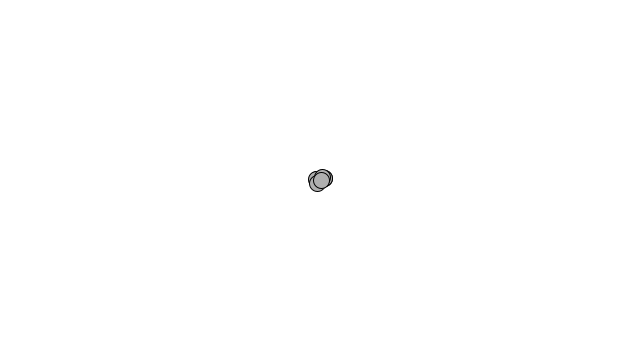
Frame 1 (no input)
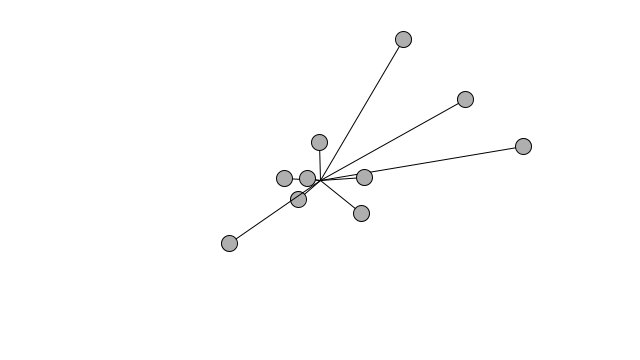
Frame 60 (the mouse pressed at the canvas centre just before this capture)
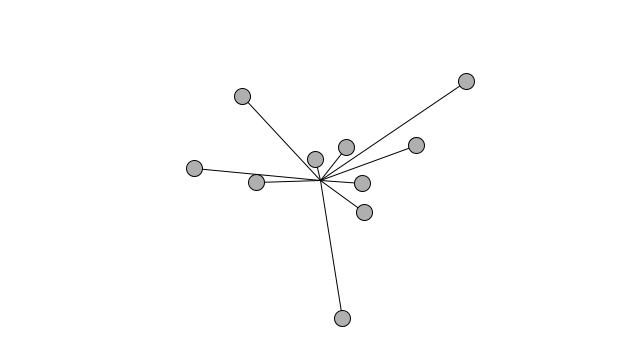
Frame 120 (the mouse held since frame 60 and released just before this capture)

The Processing sketch that drew these frames (run headless with seeded random() and noise(); from frame 60 on, the mouse is pressed at the canvas centre):

// Processing sketch: exercise_8
// ── exercise_8.pde
Oscillator[] oscillators = new Oscillator[10];

void setup() {
  size(640, 360);

  for (int i = 0; i < oscillators.length; i++) {
    oscillators[i] = new Oscillator();
  }
}

void draw() {
  background(255);

  for (int i = 0; i < oscillators.length; i++) {
    oscillators[i].oscillate();
    oscillators[i].display();
  }
}
// ── Oscillator.pde
class Oscillator {

  PVector angle;
  PVector velocity;
  PVector amplitude;
  PVector acceleration;

  Oscillator() {
    angle = new PVector();
    velocity = new PVector(random(-0.05, 0.05), random(-0.05, 0.05));
    amplitude = new PVector(random(width/2), random(height/2));
  }

  void oscillate() {
    acceleration = new PVector(random(-0.005, 0.005), random(-0.002, 0.002));
    velocity.add(acceleration);
    velocity.limit(5);
    angle.add(velocity);
  }

  void display() {
    float x = sin(angle.x) * amplitude.x;
    float y = sin(angle.y) * amplitude.y;

    pushMatrix();

    translate(width/2, height/2);
    stroke(0);
    fill(175);
    line(0, 0, x, y);
    ellipse(x, y, 16, 16);

    popMatrix();
  }
}
